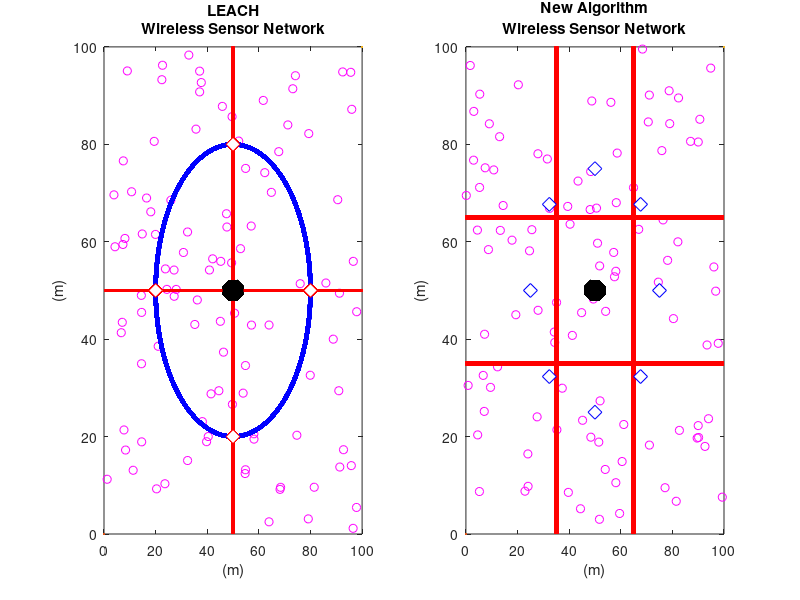

This figure's MATLAB source: (Note: this script raises an error after producing the figure.)
close all;
clear;
clc;

%% Network Establishment Parameters 

% Number of simulations
sim_n=3;

%%% Area of Operation 

% Field Dimensions in meters %
xm=100;
ym=100;

x=0; % added for better display results of the plot
y=0; % added for better display results of the plot

% Coordinates of the Sink (location is predetermined in this simulation) %
sinkx=xm/2;
sinky=ym/2;

%%% Energy Values

% Initial Energy of a Node (in Joules) % 
Eo=500*10^(-3); % units in Joules

% Energy required to run circuity (both for transmitter and receiver) %
Eelec=50*10^(-9); % units in Joules/bit
ETx=50*10^(-9); % units in Joules/bit
ERx=50*10^(-9); % units in Joules/bit

% Transmit Amplifier Types %
Eamp=100*10^(-12); % units in Joules/bit/m^2 (amount of energy spent by the amplifier to transmit the bits)

% Data Aggregation Energy %
EDA=5*10^(-9); % units in Joules/bit

% Size of data package %
k=800; % units in bits

% Suggested percentage of cluster head %
p=0.05; % a 5 percent of the total amount of nodes used in the network is proposed to give good results

% Maximum Number of Rounds %
max_rnd = 6000;


%% Parameters for LEACH Algorithm

% Number of Nodes in the field %
n=104;

% Plot Details for the Routing Circle
drnbs = 30; % distance of routing node to base station
theta = linspace(0,2*pi);
xcir = drnbs*cos(theta) + sinkx;
ycir = drnbs*sin(theta) + sinky;
routemark = [0 pi/2 pi 3*pi/2];
xcirmark = drnbs*cos(routemark) + sinkx;
ycirmark = drnbs*sin(routemark) + sinky;


%% Parameters for the New Algorithm 

% Number of Nodes in the field %
new_n=104;
% Number of routers %
nr = 8;

%% Creation of the Wireless Sensor Network

% Initialize random seed
seed = 0;

for sim_k=1:sim_n
    rng(seed)
    
    close all;
    
    %% General Initiazations
    % Round of Operation %
    rnd = 0;
    % Moving Average method
    s = 0.1; % smoothing value
    
    
    %% Initialization for LEACH Algorithm
    
    % Current Number of operating Nodes %
    operating_nodes = n;
    % Number of Dead Nodes in the beggining %
    dead_nodes=0;
    % Number of packets received
    pkt = 0;
    % Total energy consumed
    tot_energy = 0;
    % Average energy consumed
    avg_energy = 0;
    % Moving Average method
    mvg_avg_energy = 0;
    
    
    %% Initialization for the New ALgorithm
    
    % Number of Dead Nodes in the beggining %
    new_dead_nodes = 0;
    % Current Number of operating Nodes %
    new_operating_nodes=new_n;
    % Number of packets received
    new_pkt = 0;
    % Total energy consumed
    new_tot_energy = 0;
    % Average energy consumed
    new_avg_energy = 0;
    % Moving Average method
    new_mvg_avg_energy = 0;
    
    
    %% Plotting the WSN for LEACH Algorithm
    for i=1:n
        
        %Calling random seed
        seed = seed + 1
        rng(seed)
        
        SN(sim_k,i).id=i;	% sensor's ID number
        SN(sim_k,i).x=rand(1,1)*xm;	% X-axis coordinates of sensor node
        SN(sim_k,i).y=rand(1,1)*ym;	% Y-axis coordinates of sensor node
        SN(sim_k,i).E=Eo;     % nodes energy levels (initially set to be equal to "Eo"
        SN(sim_k,i).role=0;   % node acts as normal if the value is '0', if elected as a cluster head it  gets the value '1' (initially all nodes are normal)
        SN(sim_k,i).cluster=0;	% the cluster which a node belongs to
        SN(sim_k,i).cond=1;	% States the current condition of the node. when the node is operational its value is =1 and when dead =0
        SN(sim_k,i).rop=0;	% number of rounds node was operational
        SN(sim_k,i).rleft=0;  % rounds left for node to become available for Cluster Head election
        SN(sim_k,i).dtch=0;	% nodes distance from the cluster head of the cluster in which he belongs
        SN(sim_k,i).dts=0;    % nodes distance from the sink
        SN(sim_k,i).tel=0;	% states how many times the node was elected as a Cluster Head
        SN(sim_k,i).rn=0;     % round node got elected as cluster head
        SN(sim_k,i).chid=0;   % node ID of the cluster head which the "i" normal node belongs to


        hold on;
        figure(1)
        subplot(1,2,1)
        plot(x,y,xm,ym,SN(sim_k,i).x,SN(sim_k,i).y,'om');
        plot(xcir,ycir,'-b','LineWidth',3);
        plot([0 100],[50 50],'-r','LineWidth',2);
        plot([50 50],[0 100],'-r','LineWidth',2);
        plot(xcirmark,ycirmark,'dr','MarkerFaceColor','w','MarkerEdgeColor','r','MarkerSize',10);
        plot(sinkx,sinky,'*k','LineWidth',6,'MarkerSize',15);
        title ({'LEACH'; 'Wireless Sensor Network';})
        xlabel '(m)';
        ylabel '(m)';

    end

    % Setting Up Routing Node %
    new_drnbs = drnbs;
    for i=(n+1):(n+4)
        theta = pi/4 + (i-n) * 2* pi/4;

        SN(sim_k,i).id = i;
        SN(sim_k,i).x=new_drnbs*cos(theta) + sinkx;	% X-axis coordinates of sensor node
        SN(sim_k,i).y=new_drnbs*sin(theta) + sinky;	% Y-axis coordinates of sensor node
        SN(sim_k,i).E=Eo;     % nodes energy levels (initially set to be equal to "Eo"
        SN(sim_k,i).cond=1;	% States the current condition of the node. when the node is operational its value is =1 and when dead =0
        SN(sim_k,i).dts=new_drnbs;    % routing nodes distance from the sink
    end

    %%% Plotting the WSN for New Algorithm
    for i=1:new_n
        
        %Calling random seed
        seed = seed + 1
        rng(seed)
                
        nSN(sim_k,i).id=i;	% sensor's ID number
        nSN(sim_k,i).x=rand(1,1)*xm;	% X-axis coordinates of sensor node
        nSN(sim_k,i).y=rand(1,1)*ym;	% Y-axis coordinates of sensor node
        nSN(sim_k,i).E=Eo;     % nodes energy levels (initially set to be equal to "Eo"
        nSN(sim_k,i).role=0;   % node acts as normal if the value is '0', if elected as a cluster head it  gets the value '1' (initially all nodes are normal)
        nSN(sim_k,i).cluster=0;	% the cluster which a node belongs to
        nSN(sim_k,i).cond=1;	% States the current condition of the node. when the node is operational its value is =1 and when dead =0
        nSN(sim_k,i).rop=0;	% number of rounds node was operational
        nSN(sim_k,i).rleft=0;  % rounds left for node to become available for Cluster Head election
        nSN(sim_k,i).dtch=0;	% nodes distance from the cluster head of the cluster in which he belongs
        nSN(sim_k,i).dts=0;    % nodes distance from the sink
        nSN(sim_k,i).tel=0;	% states how many times the node was elected as a Cluster Head
        nSN(sim_k,i).rn=0;     % round node got elected as cluster head
        nSN(sim_k,i).chid=0;   % node ID of the cluster head which the "i" normal node belongs to


        hold on;
        subplot(1,2,2)
        plot(x,y,xm,ym,nSN(sim_k,i).x,nSN(sim_k,i).y,'om');
        plot([0 100],[sinkx+15, sinkx+15],'-r','LineWidth',3);
        plot([0 100],[sinkx-15, sinkx-15],'-r','LineWidth',3);
        plot([sinky+15, sinky+15],[0 100],'-r','LineWidth',3);
        plot([sinky-15, sinky-15],[0 100],'-r','LineWidth',3);
        plot(sinkx,sinky,'*k','LineWidth',6,'MarkerSize',15);
        title ({'New Algorithm'; 'Wireless Sensor Network';})
        xlabel '(m)';
        ylabel '(m)';

    end

    % Setting Up Routing Node %
    new_drnbs = 25;
    for i=(new_n+1):(new_n+nr)
        theta = (i-new_n) * 2*pi/(nr);

        nSN(sim_k,i).id = i;
        nSN(sim_k,i).x=new_drnbs*cos(theta) + sinkx;	% X-axis coordinates of sensor node
        nSN(sim_k,i).y=new_drnbs*sin(theta) + sinky;	% Y-axis coordinates of sensor node
        nSN(sim_k,i).E=Eo;     % nodes energy levels (initially set to be equal to "Eo"
        nSN(sim_k,i).cond=1;	% States the current condition of the node. when the node is operational its value is =1 and when dead =0
        nSN(sim_k,i).dts=new_drnbs;    % routing nodes distance from the sink

        hold on;
        plot(nSN(sim_k,i).x,nSN(sim_k,i).y,'dr','MarkerFaceColor','w','MarkerEdgeColor','b','MarkerSize',10);

    end



    %% Phase Initial Set-Up

    tic
    sp_check = 1; % Stability Period Check On (LEACH)
    lt_check = 1; % Lifetime Check On (LEACH)
    new_sp_check = 1; % Stability Period Check On (New Algorithm)
    new_lt_check = 1; % Lifetime Check On (New Algorithm)

    % Runing nth round
    while rnd <= max_rnd

        % Displays Current Round %     
        fprintf('simulation = %d : round = %d \n', sim_k, rnd);     

        % Threshold Value %
        t=p/(1-p*(mod(rnd,1/p)));
        % Re-election Value %
        tleft=mod(rnd,1/p);

        % Reseting Previous Amount Of Cluster Heads In the Network %
        CLheads=0;
        % Reseting Previous Amount Of Energy Consumed In the Network on the Previous Round %
        energy=0;
        % Reseting Previous Amount Of Cluster Heads In the Network %
        new_CLheads=0;
        % Reseting Previous Amount Of Energy Consumed In the Network on the Previous Round %
        new_energy=0;




        % Cluster Heads Election %



        % LEACH %

        for i=1:n
            SN(sim_k,i).cluster=0;    % reseting cluster in which the node belongs to
            SN(sim_k,i).role=0;       % reseting node role
            SN(sim_k,i).chid=0;       % reseting cluster head id

            % If node has been initially elected as cluster head
            if SN(sim_k,i).rleft>0
               SN(sim_k,i).rleft=SN(sim_k,i).rleft-1;
            end

            % If Node is eligible to be elected as channel head
            if (SN(sim_k,i).E>0) && (SN(sim_k,i).rleft==0)
                generate = rand;

                if generate< t
                SN(sim_k,i).role = 1;	% assigns the node role of a cluster head
                SN(sim_k,i).rn = rnd;	% Assigns the round that the cluster head was elected to the data table
                SN(sim_k,i).tel = SN(sim_k,i).tel + 1;   
                SN(sim_k,i).rleft = 1/p-tleft;    % rounds for which the node will be unable to become a CH
                SN(sim_k,i).dts=sqrt((sinkx-SN(sim_k,i).x)^2 + (sinky-SN(sim_k,i).y)^2); % calculates the distance between the sink and the cluster hea
                CLheads=CLheads+1;	% sum of cluster heads that have been elected 
                SN(sim_k,i).cluster = CLheads; % cluster of which the node got elected to be cluster head
                CL(CLheads).x=SN(sim_k,i).x; % X-axis coordinates of elected cluster head
                CL(CLheads).y=SN(sim_k,i).y; % Y-axis coordinates of elected cluster head
                CL(CLheads).id=i; % Assigns the node ID of the newly elected cluster head to an array
                end

            end
        end  
        % Fixing the size of "CL" array %
        CL=CL(1:CLheads);



        % The New Algorithm %

        for i=1:new_n
            nSN(sim_k,i).cluster=0;    % reseting cluster in which the node belongs to
            nSN(sim_k,i).role=0;       % reseting node role
            nSN(sim_k,i).chid=0;       % reseting cluster head id

            % If node has been initially elected as cluster head
            if nSN(sim_k,i).rleft>0
               nSN(sim_k,i).rleft=nSN(sim_k,i).rleft-1;
            end

            % If Node is eligible to be elected as channel head
            if (nSN(sim_k,i).E>0) && (nSN(sim_k,i).rleft==0)
                generate = rand;
                if generate< t
                nSN(sim_k,i).role = 1;	% assigns the node role of a cluster head
                nSN(sim_k,i).rn = rnd;	% Assigns the round that the cluster head was elected to the data table
                nSN(sim_k,i).tel = nSN(sim_k,i).tel + 1;   
                nSN(sim_k,i).rleft = 1/p-tleft;    % rounds for which the node will be unable to become a CH
                nSN(sim_k,i).dts=sqrt((sinkx-nSN(sim_k,i).x)^2 + (sinky-nSN(sim_k,i).y)^2); % calculates the distance between the sink and the cluster hea
                new_CLheads=new_CLheads+1;	% sum of cluster heads that have been elected 
                nSN(sim_k,i).cluster = new_CLheads; % cluster of which the node got elected to be cluster head
                nCL(new_CLheads).x=nSN(sim_k,i).x; % X-axis coordinates of elected cluster head
                nCL(new_CLheads).y=nSN(sim_k,i).y; % Y-axis coordinates of elected cluster head
                nCL(new_CLheads).id=i; % Assigns the node ID of the newly elected cluster head to an array
                end
            end
        end
        % Fixing the size of "CL" array %
        nCL=nCL(1:new_CLheads);



        % Grouping the Nodes into Clusters & calculating the distance between node and cluster head %


        % LEACH

        for i=1:n
            if  (SN(sim_k,i).role==0) && (SN(sim_k,i).E>0) && (CLheads>0) % if node is normal
                for m=1:CLheads
                d(m)=sqrt((CL(m).x-SN(sim_k,i).x)^2 + (CL(m).y-SN(sim_k,i).y)^2);
                % we calculate the distance 'd' between the sensor node that is
                % transmitting and the cluster head that is receiving with the following equation+ 
                % d=sqrt((x2-x1)^2 + (y2-y1)^2) where x2 and y2 the coordinates of
                % the cluster head and x1 and y1 the coordinates of the transmitting node
                end
            d=d(1:CLheads); % fixing the size of "d" array
            [M,I]=min(d(:)); % finds the minimum distance of node to CH
            [Row, Col] = ind2sub(size(d),I); % displays the Cluster Number in which this node belongs too
            SN(sim_k,i).cluster = Col; % assigns node to the cluster
            SN(sim_k,i).dtch = d(Col); % assigns the distance of node to CH
            SN(sim_k,i).chid = CL(Col).id;
            end
        end


        % New Algorithm %
        for i=1:new_n
            if  (nSN(sim_k,i).role==0) && (nSN(sim_k,i).E>0) && (new_CLheads>0) % if node is normal
                for m=1:new_CLheads
                new_d(m)=sqrt((nCL(m).x-nSN(sim_k,i).x)^2 + (nCL(m).y-nSN(sim_k,i).y)^2);
                % we calculate the distance 'd' between the sensor node that is
                % transmitting and the cluster head that is receiving with the following equation+ 
                % d=sqrt((x2-x1)^2 + (y2-y1)^2) where x2 and y2 the coordinates of
                % the cluster head and x1 and y1 the coordinates of the transmitting node
                end
            new_d=new_d(1:new_CLheads); % fixing the size of "d" array
            [M,I]=min(new_d(:)); % finds the minimum distance of node to CH
            [Row, Col] = ind2sub(size(d),I); % displays the Cluster Number in which this node belongs too
            nSN(sim_k,i).cluster = Col; % assigns node to the cluster
            nSN(sim_k,i).dtch = new_d(Col); % assigns the distance of node to CH
            nSN(sim_k,i).chid = nCL(Col).id;
            end
        end



        %%%%%% Energy Dissipation for normal nodes %%%%%%


        % LEACH %

        for i=1:n
           if (SN(sim_k,i).cond==1) && (SN(sim_k,i).role==0) && (CLheads>0)
            if SN(sim_k,i).E>0
                ETx= Eelec*k + Eamp * k * SN(sim_k,i).dtch^2;
                SN(sim_k,i).E=SN(sim_k,i).E - ETx;
                energy=energy+ETx;

            % Dissipation for cluster head during reception
            if SN(SN(sim_k,i).chid).E>0 && SN(SN(sim_k,i).chid).cond==1 && SN(SN(sim_k,i).chid).role==1
                ERx=(Eelec+EDA)*k;
                energy=energy+ERx;
                SN(SN(sim_k,i).chid).E=SN(SN(sim_k,i).chid).E - ERx;
                 if SN(SN(sim_k,i).chid).E<=0  % if cluster heads energy depletes with reception
                    SN(SN(sim_k,i).chid).cond=0;
                    SN(SN(sim_k,i).chid).rop=rnd;
                    dead_nodes=dead_nodes +1;
                    operating_nodes=operating_nodes -1;
                 end
            end
            end
            if SN(sim_k,i).E<=0       % if nodes energy depletes with transmission
            dead_nodes = dead_nodes +1;
            operating_nodes = operating_nodes - 1;
            SN(sim_k,i).cond=0;
            SN(sim_k,i).chid=0;
            SN(sim_k,i).rop=rnd;
            end
          end
        end 

        % The New ALgorithm #

        for i=1:new_n
           if (nSN(sim_k,i).cond==1) && (nSN(sim_k,i).role==0) && (new_CLheads>0)
            if nSN(sim_k,i).E>0
                ETx= Eelec*k + Eamp * k * nSN(sim_k,i).dtch^2;
                nSN(sim_k,i).E=nSN(sim_k,i).E - ETx;
                new_energy=new_energy+ETx;

            % Dissipation for cluster head during reception
            if nSN(nSN(sim_k,i).chid).E>0 && nSN(nSN(sim_k,i).chid).cond==1 && nSN(nSN(sim_k,i).chid).role==1
                ERx=(Eelec+EDA)*k;
                new_energy=new_energy+ERx;
                nSN(nSN(sim_k,i).chid).E=nSN(nSN(sim_k,i).chid).E - ERx;
                 if nSN(nSN(sim_k,i).chid).E<=0  % if cluster heads new_energy depletes with reception
                    nSN(nSN(sim_k,i).chid).cond=0;
                    nSN(nSN(sim_k,i).chid).rop=rnd;
                    new_dead_nodes=new_dead_nodes +1;
                    new_operating_nodes=new_operating_nodes -1;
                 end
            end
           end

            if nSN(sim_k,i).E<=0       % if nodes new_energy depletes with transmission
            new_dead_nodes = new_dead_nodes +1;
            new_operating_nodes = new_operating_nodes - 1;
            nSN(sim_k,i).cond=0;
            nSN(sim_k,i).chid=0;
            nSN(sim_k,i).rop=rnd;
            end
          end
        end



       % Energy Dissipation for cluster head nodes %



       % LEACH %

       for i=1:n
         if (SN(sim_k,i).cond==1)  && (SN(sim_k,i).role==1)
             if SN(sim_k,i).E>0 && SN(sim_k,i).dts<=r % Direct transmission without routing
                ETx= (Eelec+EDA)*k + Eamp * k * SN(sim_k,i).dts^2;
                SN(sim_k,i).E=SN(sim_k,i).E - ETx;
                energy=energy+ETx;
                pkt = pkt+1;

             elseif SN(sim_k,i).E>0 && SN(sim_k,i).dts>r % Transmission via routing nodes
                 for m=(n+1):(n+4)
                     if SN(m).cond==1
                        d(m)=sqrt((SN(m).x-SN(sim_k,i).x)^2 + (SN(m).y-SN(sim_k,i).y)^2);
                     else
                         d(m)=sqrt((sinkx-SN(sim_k,i).x)^2 + (sinky-SN(sim_k,i).y)^2);
                     end
                    % we calculate the distance 'd' between the sensor node that is
                    % transmitting and the routing node that is receiving with the following equation+ 
                    % d=sqrt((x2-x1)^2 + (y2-y1)^2) where x2 and y2 the coordinates of
                    % the routing node and x1 and y1 the coordinates of the transmitting node
                    % if the routing node is dead, it transmits to the base
                    % station
                 end
                d=d(1:4); % fixing the size of "d" array
                [M,I]=min(d(:)); % finds the minimum distance of node to RN
                [Row, Col] = ind2sub(size(d),I); % displays the Router Number in which this node belongs too
                dtrn = d(Col); % assigns the distance of node to RN
                SN(sim_k,i).rnid = n+Col;
                % Transmission energy to the Routing Node
                ETx= (Eelec+EDA)*k + Eamp * k * dtrn^2;
                SN(sim_k,i).E=SN(sim_k,i).E - ETx;
                energy=energy+ETx;
                % Receiving energy at the Routing Node
                ERx=(Eelec+EDA)*k;
                energy=energy+ERx;
                SN(SN(sim_k,i).rnid).E=SN(SN(sim_k,i).rnid).E - ERx;
                % Transmission from the routing node to the BS %
                if SN(SN(sim_k,i).rnid).E>0 % Transmission to BS
                    ETx= (Eelec+EDA)*k + Eamp * k * SN(SN(sim_k,i).rnid).dts^2;
                    SN(SN(sim_k,i).rnid).E=SN(SN(sim_k,i).rnid).E - ETx;
                    energy=energy+ETx;
                    pkt = pkt+1;
                end
                 if SN(SN(sim_k,i).rnid).E<=0  % if cluster heads energy depletes with reception
                    SN(SN(sim_k,i).rnid).cond=0;
                 end
             end
             if  SN(sim_k,i).E<=0 % if cluster heads energy depletes with transmission
                 dead_nodes=dead_nodes +1;
                 operating_nodes = operating_nodes -1;
                 SN(sim_k,i).cond=0;
                 SN(sim_k,i).rop=rnd;
             end
         end
       end



       % The New Algorithm %
       for i=1:new_n
         if (nSN(sim_k,i).cond==1)  && (nSN(sim_k,i).role==1)
             if nSN(sim_k,i).E>0 && nSN(sim_k,i).dts<=r % Direct transmission without routing
                ETx= (Eelec+EDA)*k + Eamp * k * nSN(sim_k,i).dts^2;
                nSN(sim_k,i).E=nSN(sim_k,i).E - ETx;
                new_energy=new_energy+ETx;
                new_pkt = new_pkt+1;
             elseif nSN(sim_k,i).E>0 && nSN(sim_k,i).dts>r % Transmission via routing nodes
                 for m=(new_n+1):(new_n+nr)
                     if nSN(m).cond==1
                        d(m)=sqrt((nSN(m).x-nSN(sim_k,i).x)^2 + (nSN(m).y-nSN(sim_k,i).y)^2);
                     else
                         d(m)=sqrt((sinkx-nSN(sim_k,i).x)^2 + (sinky-nSN(sim_k,i).y)^2);
                     end
                    % we calculate the distance 'd' between the sensor node that is
                    % transmitting and the routing node that is receiving with the following equation+ 
                    % d=sqrt((x2-x1)^2 + (y2-y1)^2) where x2 and y2 the coordinates of
                    % the routing node and x1 and y1 the coordinates of the transmitting node
                    % if the routing node is dead, it transmits to the base
                    % station
                 end
                d=d(1:nr); % fixing the size of "d" array
                [M,I]=min(d(:)); % finds the minimum distance of node to RN
                [Row, Col] = ind2sub(size(d),I); % displays the Router Number in which this node belongs too
                dtrn = d(Col); % assigns the distance of node to RN
                nSN(sim_k,i).rnid = new_n+Col;
                % Transmission new_energy to the Routing Node
                ETx= (Eelec+EDA)*k + Eamp * k * dtrn^2;
                nSN(sim_k,i).E=nSN(sim_k,i).E - ETx;
                new_energy=new_energy+ETx;
                % Receiving new_energy at the Routing Node
                ERx=(Eelec+EDA)*k;
                new_energy=new_energy+ERx;
                nSN(nSN(sim_k,i).rnid).E=nSN(nSN(sim_k,i).rnid).E - ERx; 
                % Transmission from the routing node to the BS
                if nSN(nSN(sim_k,i).rnid).E>0 % Transmission to BS
                    ETx= (Eelec+EDA)*k + Eamp * k * nSN(nSN(sim_k,i).rnid).dts^2;
                    nSN(nSN(sim_k,i).rnid).E=nSN(nSN(sim_k,i).rnid).E - ETx;
                    new_energy=new_energy+ETx;
                    new_pkt = new_pkt+1;
                end
                 if nSN(nSN(sim_k,i).rnid).E<=0  % if cluster heads new_energy depletes with reception
                    nSN(nSN(sim_k,i).rnid).cond=0;
                 end
             end
             if  nSN(sim_k,i).E<=0 % if cluster heads new_energy depletes with transmission
                 new_dead_nodes=new_dead_nodes +1;
                 new_operating_nodes = new_operating_nodes -1;
                 nSN(sim_k,i).cond=0;
                 nSN(sim_k,i).rop=rnd;
             end
         end
       end
       

       % Next Round %
       rnd=rnd +1;
       
       % Total and Average Energy
       tot_energy = tot_energy + energy;
       new_tot_energy = new_tot_energy + new_energy;

       avg_energy = tot_energy/n;
       new_avg_energy = new_tot_energy/new_n;
       
       % Residual Energy
       res_energy = 0;
       for i=1:n
           res_energy = res_energy + SN(sim_k,i).E;
       end
       avg_res_energy = res_energy / n;

       new_res_energy = 0;
       for i=1:new_n
           new_res_energy = new_res_energy + nSN(sim_k,i).E;
       end
       new_avg_res_energy = new_res_energy / new_n;
       
       %%%%%% Collating Data %%%%%%%%


       % LEACH %

       op(sim_k, rnd)=operating_nodes;
       dn(sim_k, rnd)=dead_nodes;
       CHnum(sim_k, rnd)=CLheads;
       packet(sim_k, rnd)=pkt;
       total_energy(sim_k, rnd)=tot_energy;
       average_energy(sim_k, rnd)=avg_energy;
       mvg_average_energy(sim_k, rnd)=mvg_avg_energy;
       average_res_energy(sim_k, rnd)=avg_res_energy;


       % New ALgorithm %

       new_op(sim_k, rnd)=new_operating_nodes;
       new_dn(sim_k, rnd)=new_dead_nodes;
       new_CHnum(sim_k, rnd)=new_CLheads;
       new_packet(sim_k, rnd)=new_pkt;
       new_total_energy(sim_k, rnd)=new_tot_energy;
       new_average_energy(sim_k, rnd)=new_avg_energy;
       new_mvg_average_energy(sim_k, rnd)=new_mvg_avg_energy;
       new_average_res_energy(sim_k, rnd)=new_avg_res_energy;

       % CHECKS %

       if operating_nodes < n && sp_check == 1
           stability_period = toc;
           sp_rnd=rnd;
           sp_check = 0;
       end

       if operating_nodes == 0 && lt_check == 1
           lifetime = toc;
           lt_rnd=rnd;
           lt_check = 0;
       end

       if rnd == max_rnd && sp_check == 1
           stability_period = toc;
           sp_rnd=rnd;
       end

       if rnd == max_rnd && lt_check == 1
           lifetime = toc;
           lt_rnd=rnd;
       end

       if new_operating_nodes < n && new_sp_check == 1
           new_stability_period = toc;
           new_sp_rnd=rnd;
           new_sp_check = 0;
       end

       if new_operating_nodes == 0 && new_lt_check == 1
           new_lifetime = toc;
           new_lt_rnd=rnd;
           new_lt_check = 0;
       end

       if rnd == max_rnd && new_sp_check == 1
           new_stability_period = toc;
           new_sp_rnd=rnd;
       end

       if rnd == max_rnd && new_lt_check == 1
           new_lifetime = toc;
           new_lt_rnd=rnd;
       end
    end
    
    sim_lifetime(sim_k) = lifetime;
    sim_stability_period(sim_k) = stability_period;
    sim_sp_rnd(sim_k) = sp_rnd;
    sim_lt_rnd(sim_k) = lt_rnd;
    
    sim_new_lifetime(sim_k) = new_lifetime;
    sim_new_stability_period(sim_k) = new_stability_period;
    sim_new_sp_rnd(sim_k) = new_sp_rnd;
    sim_new_lt_rnd(sim_k) = new_lt_rnd;
    
end


%% Data Analysis

mean_lifetime = mean(sim_lifetime);
mean_new_lifetime = mean(sim_new_lifetime);
fprintf('LIFETIME \n LEACH = %.2f \n New Algorithm = %.2f \n', mean_lifetime, mean_new_lifetime);

mean_stability_period = mean(sim_stability_period);
mean_new_stability_period = mean(sim_new_stability_period);
fprintf('STABILITY PERIOD \n LEACH = %.2f \n New Algorithm = %.2f \n', mean_stability_period, mean_new_stability_period);

mean_sp_rnd = round(mean(sim_sp_rnd), 0);
mean_new_sp_rnd = round(mean(sim_new_sp_rnd), 0);
fprintf('STABILITY PERIOD ROUND \n LEACH = %d \n New Algorithm = %d \n', mean_sp_rnd, mean_new_sp_rnd);

mean_lt_rnd = round(mean(sim_lt_rnd), 0);
mean_new_lt_rnd = round(mean(sim_new_lt_rnd), 0);
fprintf('LIFETIME ROUND \n LEACH = %d \n New Algorithm = %d \n', mean_lt_rnd, mean_new_lt_rnd);

% LEACH %

sim_op = mean(op);
sim_dn = mean(dn);
sim_CHnum = mean(CHnum);
sim_packet = mean(packet);
sim_total_energy = mean(total_energy);
sim_average_energy = mean(average_energy);
sim_average_res_energy = mean(average_res_energy);

% New ALgorithm %

sim_new_op = mean(new_op);
sim_new_dn = mean(new_dn);
sim_new_CHnum = mean(new_CHnum);
sim_new_packet = mean(new_packet);
sim_new_total_energy = mean(new_total_energy);
sim_new_average_energy = mean(new_average_energy);
sim_new_average_res_energy = mean(new_average_res_energy);

%% GRAPHS

if n > new_n
    ymax = n;
else
    ymax = new_n;
end


%%% Plotting Simulation Result "Dead Nodes Per Round"
figure(2)
plot(1:rnd,sim_dn(1:rnd),'-r','Linewidth',2);
hold on
plot(1:rnd,sim_new_dn(1:rnd),'-b','Linewidth',2);
xlim([0 max_rnd]);
ylim([0 ymax]);
title 'Dead Nodes per Round';
xlabel 'Rounds';
ylabel 'Dead Nodes';
hold off
legend('LEACH','New Algorithm');

%%% Plotting Simulation Results "Operating Nodes per Round"
figure(3)
plot(1:rnd,sim_op(1:rnd),'-r','Linewidth',2);
hold on
plot(1:rnd,sim_new_op(1:rnd),'-b','Linewidth',2);
xlim([0 max_rnd]);
ylim([0 ymax]);
title 'Operating Nodes per Round';
xlabel 'Rounds';
ylabel 'Live Nodes';
hold off
legend('LEACH','New Algorithm');

%%% Plotting Simulation Results "Cluster Heads per Round" 
figure(4)
plot(1:rnd,sim_CHnum(1:rnd),'-r','Linewidth',0.1);
hold on
plot(1:rnd,sim_new_CHnum(1:rnd),'-b','Linewidth',0.1);
xlim([0 max_rnd]);
title 'Cluster Heads per Round';
legend('LEACH','New Algorithm');
xlabel 'Rounds';
ylabel 'Cluster Heads';
hold off
legend('LEACH','New Algorithm');

%%% Plotting Simulation Results "Packet Transfer per Round" 
figure(5)
plot(1:rnd,sim_packet(1:rnd),'-r','Linewidth',2);
hold on
plot(1:rnd,sim_new_packet(1:rnd),'-b','Linewidth',2);
xlim([0 max_rnd]);
title 'Packet Transfer per Round';
legend('LEACH','New Algorithm');
xlabel 'Rounds';
ylabel 'No of Packets';
hold off
legend('LEACH','New Algorithm');

%%% Plotting Simulation Results "Total Energy" 
figure(6)
plot(1:rnd,sim_total_energy(1:rnd),'-r','Linewidth',2);
hold on
plot(1:rnd,sim_new_total_energy(1:rnd),'-b','Linewidth',2);
xlim([0 max_rnd]);
title 'Total Energy Transmitted';
legend('LEACH','New Algorithm');
xlabel 'Rounds';
ylabel 'Energy';
hold off
legend('LEACH','New Algorithm');

%%% Plotting Simulation Results "Average Energy" 
figure(7)
plot(1:rnd,sim_average_energy(1:rnd),'-r','Linewidth',2);
hold on
plot(1:rnd,sim_new_average_energy(1:rnd),'-b','Linewidth',2);
xlim([0 max_rnd]);
title 'Average Energy Transmitted';
legend('LEACH','New Algorithm');
xlabel 'Rounds';
ylabel 'Energy';
hold off
legend('LEACH','New Algorithm');

%%% Plotting Simulation Results "Average Residual Energy" 
figure(8)
plot(1:rnd,sim_average_res_energy(1:rnd),'-r','Linewidth',2);
hold on
plot(1:rnd,sim_new_average_res_energy(1:rnd),'-b','Linewidth',2);
xlim([0 max_rnd]);
ylim([0 inf]);
title 'Average Residual Emergy';
legend('LEACH','New Algorithm');
xlabel 'Rounds';
ylabel 'Energy';
hold off
legend('LEACH','New Algorithm');
